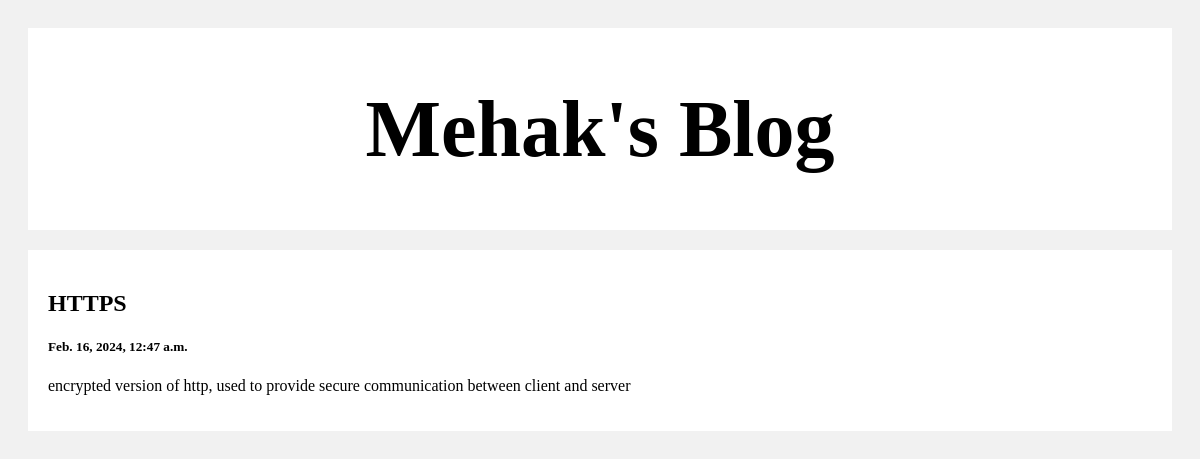
Before: /post/2/ with the older database file.
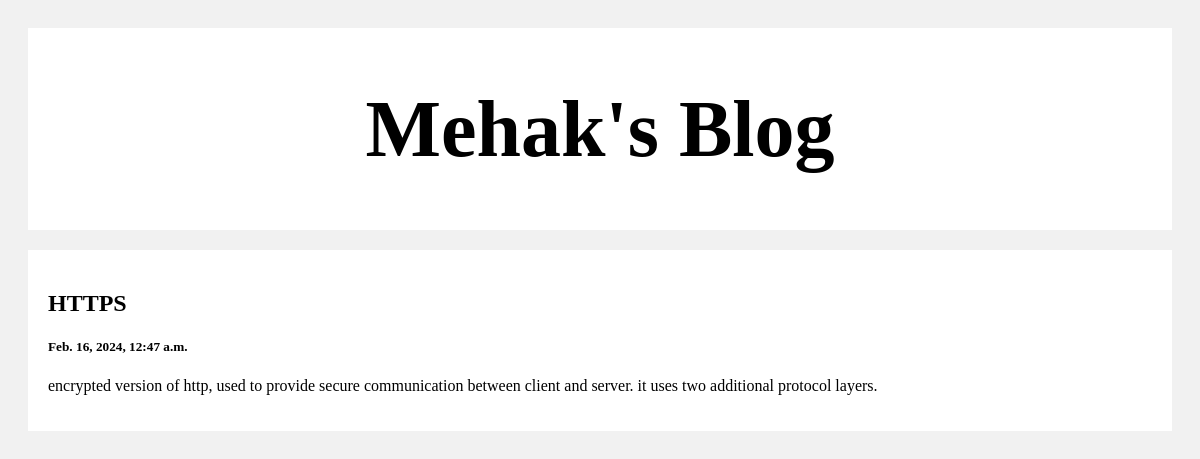
After: the same page with the newer database file.
### posts/models.py (models this page shows)
class post(models.Model):
    from datetime import datetime
    title=models.CharField(max_length=100)
    body=models.CharField(max_length=100000)
    created_at=models.DateTimeField(default=datetime.now, blank=True)

### posts/views.py (the view)
# urls.py: path('post/<int:pk>/', views.post_detail, name='post_detail'),
def post_detail(request, pk):
    posts = post.objects.get(id=pk)
    return render(request, 'post_detail.html', {'post': posts})

### templates/post_detail.html (shortened to what this page needs)
<!DOCTYPE html>
<html lang="en">
<head>
</head>
<body>
    <div class="header">
        <h1>Mehak's Blog</h1>
    </div>
    <div class="row">
    <div class="leftcol">
            <div class="card">
                <h2>{{post.title}}</h2>
                <h5>{{post.created_at}}</h5>
                <p>{{post.body}}</p>
    </div>
    </div>
    </div>
</body>
</html>

Changed rows visible on the page:
changed post "HTTPS": body "encrypted version of http, used to provide secure communication between client and server" → "encrypted version of http, used to provide secure communication between client and server. it uses two additional protocol layers."
